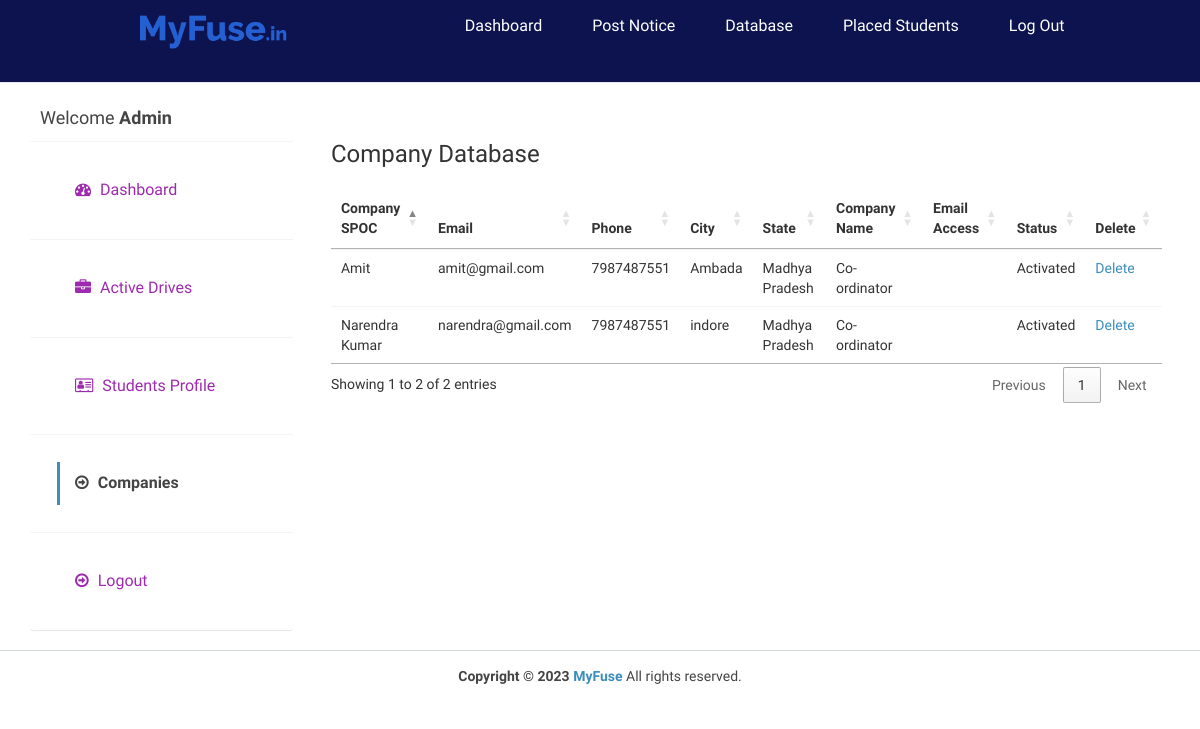
/admin/companies.php (signed in), run on an earlier commit of the app's database.
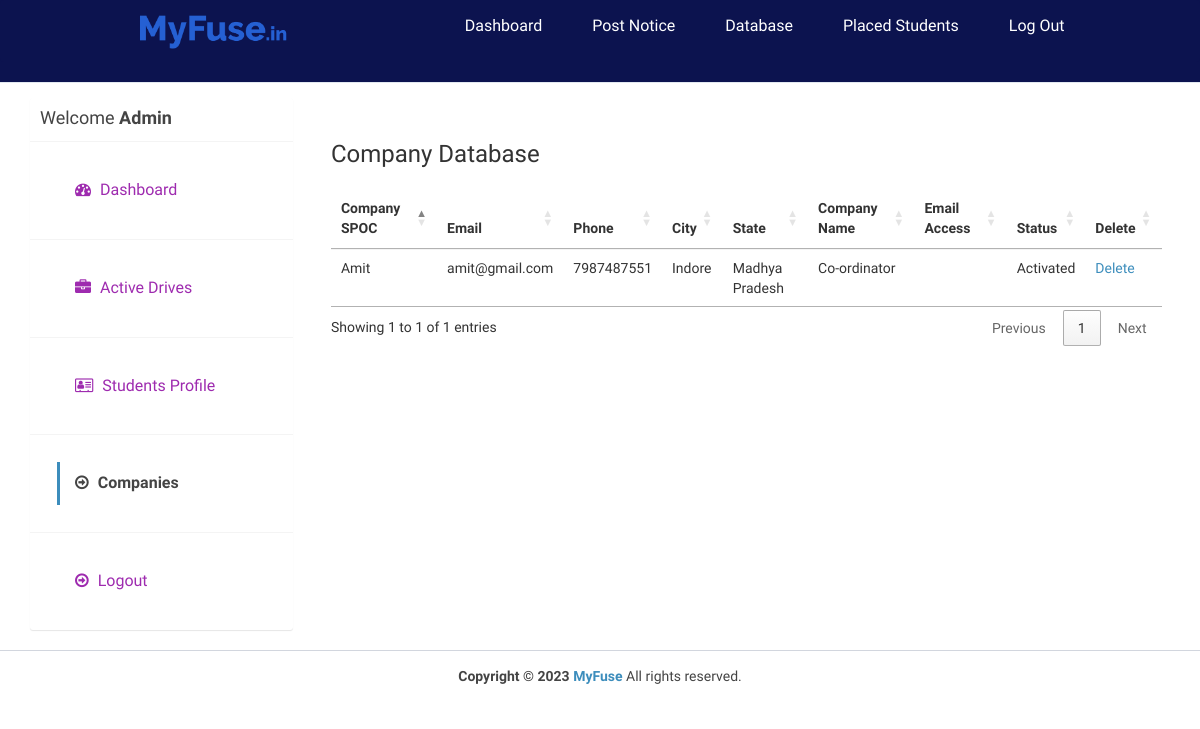
And on a later commit of the database.
### tables this page shows
CREATE TABLE `company` (
  `id_company` int(11) NOT NULL AUTO_INCREMENT,
  `name` varchar(255) NOT NULL,
  `companyname` varchar(255) NOT NULL,
  `country` varchar(255) NOT NULL,
  `state` varchar(255) NOT NULL,
  `city` varchar(255) NOT NULL,
  `contactno` varchar(255) NOT NULL,
  `website` varchar(255) NOT NULL,
  `email` varchar(255) NOT NULL,
  `password` varchar(255) NOT NULL,
  `aboutme` varchar(255) DEFAULT NULL,
  `logo` varchar(255) NOT NULL,
  `createdAt` timestamp NOT NULL DEFAULT current_timestamp(),
  `active` int(11) NOT NULL DEFAULT 2,
  PRIMARY KEY (`id_company`),
  UNIQUE KEY `email` (`email`)
);

### admin/companies.php (the view, shortened to what the changed rows need)
<?php
require_once("../db.php");
?>
<!DOCTYPE html>
<html>
<head>
  <link rel="stylesheet" href="https://cdnjs.cloudflare.com/ajax/libs/twitter-bootstrap/3.3.7/css/bootstrap.min.css">
  <link rel="stylesheet" href="https://cdnjs.cloudflare.com/ajax/libs/font-awesome/4.7.0/css/font-awesome.min.css">
  <link rel="stylesheet" href="https://cdnjs.cloudflare.com/ajax/libs/ionicons/2.0.1/css/ionicons.min.css">
  <link rel="stylesheet" href="https://cdn.datatables.net/1.10.15/css/jquery.dataTables.min.css">
  <link rel="stylesheet" href="../css/AdminLTE.min.css">
  <link rel="stylesheet" href="../css/_all-skins.min.css">
  <link rel="stylesheet" href="../css/custom.css">
</head>
<body class="hold-transition skin-green sidebar-mini">
  <div class="wrapper">
    <div class="content-wrapper" style="margin-left: 0px;">
      <section id="candidates" class="content-header">
        <div class="container">
          <div class="row">
            <div class="col-md-9 bg-white padding-2">
              <div class="row margin-top-20">
                <div class="col-md-12">
                  <div class="box-body table-responsive no-padding">
                    <table id="example2" class="table table-hover">
                      <thead>
                        <th>Company SPOC</th>
                        <th>Email</th>
                        <th>Phone</th>
                        <th>City</th>
                        <th>State</th>
                        <th>Company Name</th>
                        <th>Email Access</th>
                        <th>Status</th>
                        <th>Delete</th>
                      </thead>
                      <tbody>
                        <?php
                        $sql = "SELECT * FROM company";
                        $result = $conn->query($sql);
                        if ($result->num_rows > 0) {
                          while ($row = $result->fetch_assoc()) {
                        ?>
                            <tr>
                              <td><?php echo $row['name']; ?></td>
                              <td><?php echo $row['email']; ?></td>
                              <td><?php echo $row['contactno']; ?></td>
                              <td><?php echo $row['city']; ?></td>
                              <td><?php echo $row['state']; ?></td>
                              <td><?php echo $row['companyname']; ?></td>
                              <td><?php echo $row['email_access']; ?></td>
                              <td>
                                <?php
                                if ($row['active'] == '1') {
                                  echo "Activated";
                                } else if ($row['active'] == '2') {
                                ?>
                                  <a href="reject-company.php?id=<?php echo $row['id_company']; ?>">Reject</a> <a href="approve-company.php?id=<?php echo $row['id_company']; ?>">Approve</a>
                                <?php
                                } else if ($row['active'] == '3') {
                                ?>
                                  <a href="approve-company.php?id=<?php echo $row['id_company']; ?>">Reactivate</a>
                                <?php
                                } else if ($row['active'] == '0') {
                                  echo "Rejected";
                                }
                                ?>
                              </td>
                              <td><a href="delete-company.php?id=<?php echo $row['id_company']; ?>">Delete</a></td>
                            </tr>
                        <?php
                          }
                        }
                        ?>
                      </tbody>
                    </table>
                  </div>
                </div>
              </div>
            </div>
          </div>
        </div>
      </section>
    </div>
  </div>
</body>
</html>

What changed in the data, as far as the page shows it:
removed company: name "Narendra Kumar", email "narendra@gmail.com", contactno "7987487551", city "indore", state "Madhya Pradesh", companyname "Co-ordinator", active "Activated"
changed company "Amit": city "Ambada" → "Indore"
Also different on the page:
text written by a page script: "Showing 1 to 2 of 2 entries Previous 1 Next" → "Showing 1 to 1 of 1 entries Previous 1 Next"
